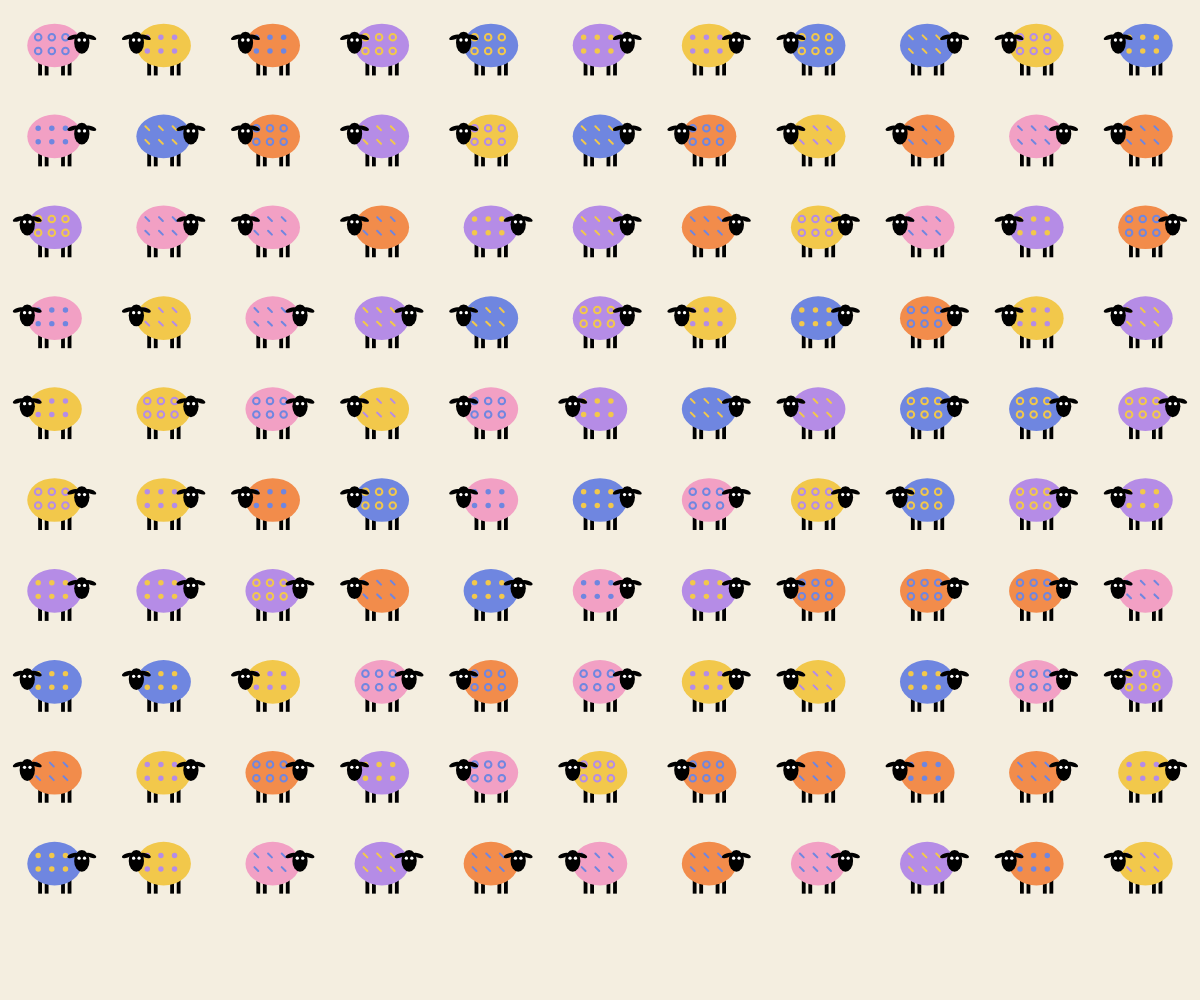
Frame 1 (no input)
Frame 60 (no input): identical to frame 1, image omitted
Frame 120 (the mouse pressed at the canvas centre since frame 60): identical to frame 1, image omitted

The p5.js sketch that drew this single still picture (run headless with seeded random() and noise() and a simulated clock; from frame 60 on, the mouse is pressed at the canvas centre):

// p5.js sketch
// ── sketch.js
function setup() {
  createCanvas(windowWidth, windowHeight);
  background(244, 238, 224);

  // disposizione dei glifi in griglia
  let numeroGlifi = 110;
  let numeroColonne = ceil(sqrt(numeroGlifi));
  let numeroRighe = ceil(sqrt(numeroGlifi));
  let dimColonna = windowWidth / numeroColonne;
  let dimRiga = windowHeight / numeroRighe;

  let xCorrente = 0;
  let yCorrente = 0;

  for (let g = 0; g < numeroGlifi; g++) {
    mioGlifo(xCorrente + dimColonna / 2, yCorrente + dimRiga / 2, dimRiga * 0.6);
    xCorrente = xCorrente + dimColonna;

    if (xCorrente > windowWidth - 1) {
      xCorrente = 0;
      yCorrente = yCorrente + dimRiga;
    }
  }
}

function draw() {
  //
}

// funzione per glifo pecora
function mioGlifo(_x, _y, _size) {
  push();
  translate(_x, _y);
  angleMode(DEGREES);
  noStroke();

  // zampe
  fill(0);
  rect(-_size * 0.3, _size * 0.3, _size * 0.07, _size * 0.25);
  rect(-_size * 0.18, _size * 0.3, _size * 0.07, _size * 0.25);
  rect(_size * 0.12, _size * 0.3, _size * 0.07, _size * 0.25);
  rect(_size * 0.24, _size * 0.3, _size * 0.07, _size * 0.25);

  // direzione
  let direzione = 1; //dx
  if (random(0, 1) < 0.5) {
    direzione = -1; //sx
  }

  // colore corpo e pattern
  let rossoP;
  let verdeP;
  let bluP;
  let sceltaColore = ceil(random(5)); // numero casuale
  if (sceltaColore == 1) {
    fill(242, 140, 75); // corpo arancione
    rossoP = 111; verdeP = 134; bluP = 224; // pattern blu
  } else if (sceltaColore == 2) {
    fill(242, 160, 196); // corpo rosa
    rossoP = 111; verdeP = 134; bluP = 224; // pattern blu
  } else if (sceltaColore == 3) {
    fill(111, 134, 224); // corpo blu
    rossoP = 242; verdeP = 200; bluP = 75; // pattern giallo
  } else if (sceltaColore == 4) {
    fill(181, 140, 230); // corpo viola
    rossoP = 242; verdeP = 200; bluP = 75; // pattern giallo
  } else {
    fill(242, 200, 75); // corpo giallo
    rossoP = 181; verdeP = 140; bluP = 230; // pattern viola
  }

  // corpo
  ellipse(0, 0, _size, _size * 0.8);

  // tipo di pattern
  let tipoPattern = ceil(random(3));
  let passo = _size * 0.25; // distanza fissa tra un elemento e il successivo per avere griglia fissa

  for (let riga = 0; riga < 2; riga++) {
    for (let colonna = 0; colonna < 3; colonna++) {
      push();
      translate(-_size * 0.3 + colonna * passo, -_size * 0.15 + riga * passo);

      // variabili pattern
      if (tipoPattern == 1) {
        fill(rossoP, verdeP, bluP);
        noStroke();
        circle(0, 0, _size * 0.1);
      } else if (tipoPattern == 2) {
        stroke(rossoP, verdeP, bluP);
        strokeWeight(2);
        rotate(45); // angolo fisso: i trattini sono tutti paralleli
        line(-_size * 0.05, 0, _size * 0.05, 0);
      } else {
        fill(0, 0, 0, 0);
        stroke(rossoP, verdeP, bluP);
        strokeWeight(2);
        circle(0, 0, _size * 0.12);
      }
      pop();
    }
  }

  // testa si sposta a destra o a sinistra con la direzione
  push();
  translate(direzione * _size * 0.5, -_size * 0.05);
  noStroke();
  fill(0);
  ellipse(0, 0, _size * 0.28, _size * 0.4);

  push();
  translate(-_size * 0.17, -_size * 0.1); // orecchio sinistro
  rotate(-20);
  ellipse(0, 0, _size * 0.2, _size * 0.08);
  pop();

  push();
  translate(_size * 0.17, -_size * 0.1); // orecchio destro
  rotate(20);
  ellipse(0, 0, _size * 0.2, _size * 0.08);
  pop();

  //occhi
  fill(255);
  circle(-_size * 0.05, -_size * 0.05, _size * 0.06); // sinistra
  circle(_size * 0.05, -_size * 0.05, _size * 0.06); //destra
  pop();

  pop();
}
